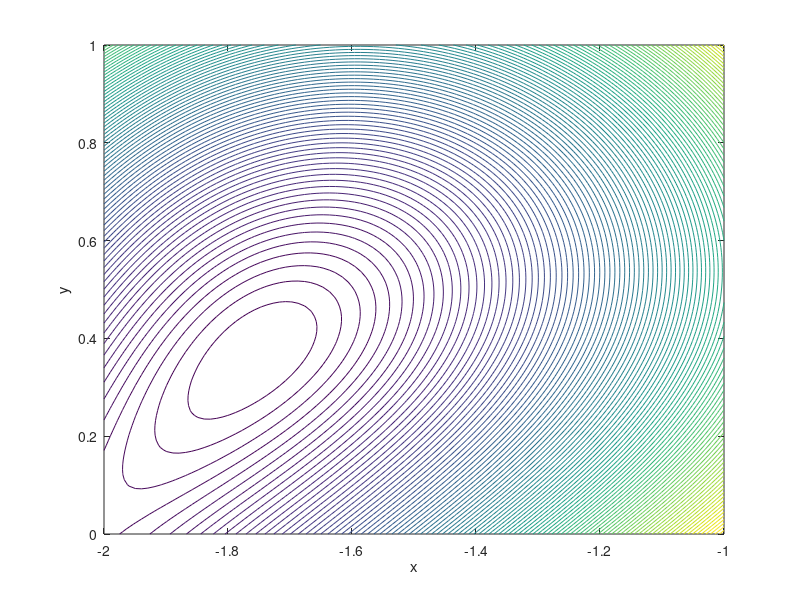

Recreate this plot in MATLAB. (Note: this script raises an error after producing the figure.)
%%% plot figure %%%
X_1 = linspace(-2, -1, 100);
Y_1 = linspace(0,   1, 100);
[X_1,Y_1] = meshgrid(X_1, Y_1);
Z_1 = Y_1 .* sin(X_1 + Y_1) - X_1 .* sin(X_1 - Y_1);
figure2 = figure('Name','Contour','NumberTitle','off');
contour(X_1, Y_1, Z_1, 100)
xlabel('x')
ylabel('y')
hold on;
X_zero = [-1; -1];
X      = X_zero; % current  X
X_prev = X_zero; % previous X
gradient_tol = 1e-7;
li_tol = 1e-3; % linear serach
global cost_iteration gradient_iteration
cost_iteration = 0;
gradient_iteration = 0;
dJ = gradient(X)';
dJ_prev = gradient(X_prev)';
epsilon = 0.01;
counter = 0;
counter = counter + 1;
choice = menu('Choose Method','Steepest Descent + Quadratic Interpolation'...
    ,'Steepest Descent + Golden Section', 'BFGS + Quadratic Interpolation'...
    , 'BFGS + Golden Section');
if choice == 4
    % BFGS + Golden Section
    tic
    while norm(dJ, 2) > gradient_tol
        counter = counter + 1;
        fprintf('Iteration No. %3i\tGradient Norm = %1.4e\n', counter, norm(dJ, 2))
        if isequal(X, X_prev)
            B = eye(2);
            search_dir = -B * dJ;
            [a, b, c, ~, f_b, ~] = bracketing(X, search_dir, epsilon);
            lambda = golden_section(a, b, c, f_b, search_dir, X, li_tol);
            X_prev = X;
            X = X + lambda * search_dir;
            dJ_prev = dJ;
            dJ = gradient(X)';
            x(1) = X_prev(1);
            y(1) = X_prev(2);
            x(2) = X(1);
            y(2) = X(2);
            quiver(x(1), y(1), x(2)-x(1), y(2)-y(1), 1)
            continue
        end
        d =  X -  X_prev;
        g = dJ - dJ_prev;
        search_dir = BFGS(B, d, g, dJ);
        [a, b, c, ~, f_b, ~] = bracketing(X, search_dir, epsilon);
        lambda = golden_section(a, b, c, f_b, search_dir, X, li_tol);
        X_prev = X;
        X = X + lambda * search_dir;
        dJ_prev = dJ;
        dJ = gradient(X)';
        x(1) = X_prev(1);
        y(1) = X_prev(2);
        x(2) = X(1);
        y(2) = X(2);
        quiver(x(1), y(1), x(2)-x(1), y(2)-y(1), 1)
    end
    fprintf('Elapsed time = %1.8f sec\n', toc)
end
if choice == 3
    tic
    % BFGS + Quadratic Interpolation
    while norm(dJ, 2) > gradient_tol
        counter = counter + 1;
        fprintf('Iteration No. %3i\tGradient Norm = %1.4e\n', counter, norm(dJ, 2))
        if isequal(X, X_prev)
            B = eye(2);
            search_dir = -B * dJ;
            [a, b, c, ~, f_b, ~] = bracketing(X, search_dir, epsilon);
            lambda = quadratic_interpolation(a, b, c, search_dir, X, li_tol);
            X_prev = X;
            X = X + lambda * search_dir;
            dJ_prev = dJ;
            dJ = gradient(X)';
            x(1) = X_prev(1);
            y(1) = X_prev(2);
            x(2) = X(1);
            y(2) = X(2);
            quiver(x(1), y(1), x(2)-x(1), y(2)-y(1), 1)
            continue
        end
        d =  X -  X_prev;
        g = dJ - dJ_prev;
        search_dir = BFGS(B, d, g, dJ);
        [a, b, c, ~, f_b, ~] = bracketing(X, search_dir, epsilon);
        if ~(a == 0 && b == 0 && c == 0)
            lambda = golden_section(a, b, c, f_b, search_dir, X, li_tol);
        end
        X_prev = X;
        X = X + lambda * search_dir;
        dJ_prev = dJ;
        dJ = gradient(X)';
        x(1) = X_prev(1);
        y(1) = X_prev(2);
        x(2) = X(1);
        y(2) = X(2);
        quiver(x(1), y(1), x(2)-x(1), y(2)-y(1), 1)
    end
    fprintf('Elapsed time = %1.8f sec\n', toc)
end

if choice == 1
    tic
    % Steepest Descent + Quadratic Interpolation
    while norm(dJ, 2) > gradient_tol
        counter = counter + 1;
        fprintf('Iteration No. %3i\tGradient Norm = %1.4e\n', counter, norm(dJ, 2))
        X_prev = X;
        search_dir = steepest_decsent(dJ);
        [a, b, c, ~, f_b, ~] = bracketing(X, search_dir, epsilon);
        if ~(a == 0 && b == 0 && c == 0)
            lambda = quadratic_interpolation(a, b, c ,search_dir, X, li_tol);
        end
        X = X + lambda * search_dir;
        dJ = gradient(X)';
        x(1) = X_prev(1);
        y(1) = X_prev(2);
        x(2) = X(1);
        y(2) = X(2);
        quiver(x(1), y(1), x(2)-x(1), y(2)-y(1), 1)
    end
    fprintf('Elapsed time = %1.8f sec\n', toc)
end

if choice == 2
    tic
    % Steepest Descent + Golden Section
    while abs(dJ) > gradient_tol
        X_prev = X;
        counter = counter + 1;
        fprintf('Iteration No. %3i\tGradient Norm = %1.4e\n', counter, norm(dJ, 2))
        search_dir = steepest_decsent(dJ);
        [a, b, c, ~, f_b, ~] = bracketing(X, search_dir, epsilon);
        if ~(a == 0 && b == 0 && c == 0)
            lambda = golden_section(a, b, c, f_b, search_dir, X, li_tol);
        end
        X = X + lambda * search_dir;
        dJ = gradient(X)';
        x(1) = X_prev(1);
        y(1) = X_prev(2);
        x(2) = X(1);
        y(2) = X(2);
        quiver(x(1), y(1), x(2)-x(1), y(2)-y(1), 1)
    end
    fprintf('Elapsed time = %1.8f sec\n', toc)
end
%%% printer %%%
switch choice
    case 1
        fprintf('Steepest Descent + Quadratic Interpolation gradient iteration = %.0f, cost_iteration = %.0f\n'...
            , gradient_iteration, cost_iteration);
        print(figure1, '../../Figure/Q1/part a Steepest Descent + Quadratic Interpolation.png','-dpng','-r300')
    case 2
        fprintf('Steepest Descent + Golden Section gradient iteration = %.0f, cost_iteration = %.0f\n'...
            , gradient_iteration, cost_iteration);
        print(figure1, '../../Figure/Q1/part a Steepest Descent + Golden Section.png','-dpng','-r300')
    case 3
        fprintf('BFGS + Quadratic Interpolation gradient iteration = %.0f, cost_iteration = %.0f\n'...
            , gradient_iteration, cost_iteration);
        print(figure1, '../../Figure/Q1/part a BFGS + Quadratic Interpolation.png','-dpng','-r300')
    otherwise
        fprintf('BFGS + Golden Section gradient iteration = %.0f, cost_iteration = %.0f\n'...
            , gradient_iteration, cost_iteration);
        print(figure1, '../../Figure/Q1/part a BFGS + Golden Section.png','-dpng','-r300')
end
%==========================================================================
% FUNCTIONS
%==========================================================================
% Cost function %
function J = cost(X)
global cost_iteration
cost_iteration = cost_iteration + 1;
x = X(1);
y = X(2);
J = y * sin(x + y) - x * sin(x - y);
end
function dJ = gradient(X)
global gradient_iteration
gradient_iteration = gradient_iteration + 1;
x = X(1);
y = X(2);
% df/dx
dJ(1) = y * cos(x + y) - sin(x - y) - x * cos(x - y);
% df/dy
dJ(2) = y * cos(x + y) + sin(x + y) + x * cos(x - y);
end
%======================================================================
% Search Direction
%======================================================================
% In this section, search direction is  found using gradient as follows:
%----------------------------------------------------------------------
%----------------------------------------------------------------------
%----------------------------------------------------------------------
% --------------      Steepest Decsent(Cauchy)         ----------------
function search_dir = steepest_decsent(dJ)
search_dir = - dJ;
end
% -------------------------      BFGS         --------------------------
function search_dir = BFGS(B, d, g, dJ)
% d =  X -  X_prev
% g = dJ - dJ_prev
B = B + d * d' / (d' * g) * (1 + g' * B * g / (d' * g)) - ...
    B * g * d' / (d' * g) - d * g' * B /  (d' * g);
search_dir = -B * dJ;
end
%======================================================================
% Bracketing
%======================================================================
% In this section, Bracket is  found using golden number(1.618)
function [a, b, c, f_a, f_b, f_c] = bracketing(X, search_dir, epsilon)
a =       0;
b = epsilon;
X_a = X + a * search_dir;
X_b = X + b * search_dir;
f_a = cost(X_a);
f_b = cost(X_b);
counter = 1;
while f_a <= f_b
    counter = counter + 1;
    epsilon = epsilon / 2;
    b = epsilon;
    X_b = X + b * -search_dir;
    f_b = cost(X_b);
    if counter == 100
        break
    end
    if b == 0
        c = 0;
        f_c = 0;
        return;
    end
    
end
gamma = 1.618; % golden number
c = b + gamma * (b - a);
X_c = X + c * search_dir;
f_c = cost(X_c);
while f_b > f_c
    a = b;
    b = c;
    c = b + gamma * (b - a);
    X_a = X_b;
    X_b = X_c;
    X_c = X + c * search_dir;
    f_b = cost(X_b);
    f_c = cost(X_c);
end
f_a = cost(X_a);
end
%----------------------------------------------------------------------
%----------------------------------------------------------------------
%----------------------------------------------------------------------
% ---------------     Quadratic Interpolation         -----------------
function lambda_tilda = quadratic_interpolation(A_QI, B_QI, C_QI, search_dir,...
    X, tol)
X_a = X + A_QI * search_dir;
X_b = X + B_QI * search_dir;
X_c = X + C_QI * search_dir;
f_a = cost(X_a);
f_b = cost(X_b);
f_c = cost(X_c);
% three equation and three unknown %
a = (f_a * B_QI * C_QI * (C_QI - B_QI) + f_b * C_QI * A_QI * (A_QI - C_QI) + f_c * A_QI * B_QI * (B_QI - A_QI))...
    /((A_QI - B_QI) * (B_QI - C_QI) * (C_QI - A_QI));
b = (f_a * (B_QI^2 - C_QI^2) + f_b * (C_QI^2 - A_QI^2) + f_c * (A_QI^2 - B_QI^2))...
    /((A_QI - B_QI) * (B_QI - C_QI) * (C_QI - A_QI));
c = -(f_a * (B_QI - C_QI) + f_b * (C_QI - A_QI) + f_c * (A_QI - B_QI))...
    /((A_QI - B_QI) * (B_QI - C_QI) * (C_QI - A_QI));
lambda_tilda = -b / (2 * c);
% Quadratic function h(lambda) = a + b * lambda + c * lambda^2
h = a + b * lambda_tilda + c * lambda_tilda^2;
X_lambda = X + lambda_tilda * search_dir;
f_lambda_tilda = cost(X_lambda);
while abs((h - f_lambda_tilda) / f_lambda_tilda) >= tol
    if lambda_tilda > B_QI && f_lambda_tilda < f_b
        A_QI = B_QI;
        B_QI = lambda_tilda;
    elseif lambda_tilda > B_QI && f_lambda_tilda > f_b
        C_QI = lambda_tilda;
    elseif lambda_tilda < B_QI && f_lambda_tilda < f_b
        C_QI = B_QI;
        B_QI = lambda_tilda;
    else
        A_QI = lambda_tilda;
    end
    X_a = X + A_QI * search_dir;
    X_b = X + B_QI * search_dir;
    X_c = X + C_QI * search_dir;
    f_a = cost(X_a);
    f_b = cost(X_b);
    f_c = cost(X_c);
    % three equation and three unknown %
    a = (f_a * B_QI * C_QI * (C_QI - B_QI) + f_b * C_QI * A_QI * (A_QI - C_QI) + f_c * A_QI * B_QI * (B_QI - A_QI))...
        /((A_QI - B_QI) * (B_QI - C_QI) * (C_QI - A_QI));
    b = (f_a * (B_QI^2 - C_QI^2) + f_b * (C_QI^2 - A_QI^2) + f_c * (A_QI^2 - B_QI^2))...
        /((A_QI - B_QI) * (B_QI - C_QI) * (C_QI - A_QI));
    c = -(f_a * (B_QI - C_QI) + f_b * (C_QI - A_QI) + f_c * (A_QI - B_QI))...
        /((A_QI - B_QI) * (B_QI - C_QI) * (C_QI - A_QI));
    lambda_tilda = -b / (2 * c);
    % Quadratic function h(lambda) = a + b * lambda + c * lambda^2
    h = a + b * lambda_tilda + c * lambda_tilda^2;
    X_lambda = X + lambda_tilda * search_dir;
    f_lambda_tilda = cost(X_lambda);
end
end
%----------------------------------------------------------------------
%----------------------------------------------------------------------
%----------------------------------------------------------------------
% -------------------      Golden Section         ---------------------
function lambda_tilda = golden_section(a, b, c, f_b,...
    search_dir, X, tol)
% cuase we use golden number in bracketing a = a b = x_1 c = b
% a is lower and b is upper
% initial condition from bracketing
goldnum = .618;
f_1 = f_b;
%f_b = f_c;
x_1 = b;
b   = c;
d   = (b - a) * goldnum;
x_2 = a + d;
X_2 = X + x_2 * search_dir;
f_2 = cost(X_2);
while abs(a - b) > tol
    if f_1 > f_2
        % new a
        a   = x_1;
        %f_a = f_1;
        % new x_1
        x_1 = x_2;
        f_1 = f_2;
        % new x_2
        d   = (b - a) * goldnum;
        x_2 = a + d;
        X_2 = X + x_2 * search_dir;
        f_2 = cost(X_2);
    elseif f_2 > f_1
        % new b
        b = x_2;
        %f_b = f_2;
        % new x_2
        x_2 = x_1;
        f_2 = f_1;
        % new x_1
        d   = (b - a) * goldnum;
        x_1 = b - d;
        X_1 = X + x_1 * search_dir;
        f_1 = cost(X_1);
    else
        a = (x_1 + x_2) / 2;
        b = a;
    end
end
lambda_tilda = (x_1 + x_2) / 2;
end